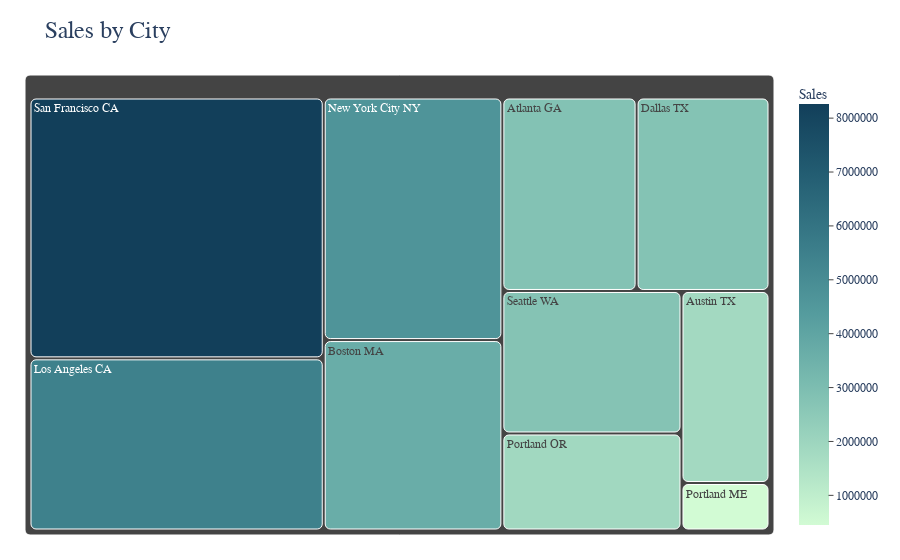

The notebook cell this image was saved under:
### Markdown cell above
### 4. What city has the most revenue?

### Code cell
city_sales = maindf.groupby('City State')['Sales'].sum()
city_data = city_sales.reset_index()
total_sales = city_data['Sales'].sum()
city_data['Percentage Contribution'] = (city_data['Sales'] / total_sales) * 100

hover_template = (
    "<b>%{label}</b><br>"
    "Sales: $%{value:,.2f}<br>"
    "Percentage Contribution: %{customdata[0]:.2f}%<br>"
)


fig = px.treemap(
    city_data,
    path=["City State"],
    values="Sales",
    color="Sales",
    color_continuous_scale="darkmint",
    title="Sales by City",
)


fig.data[0].customdata = city_data[["Percentage Contribution"]].values

fig.update_traces(root_color="white")
fig.update_traces(
    hovertemplate=hover_template,
    hoverinfo="skip",
    marker=dict(cornerradius=5),
)


fig.update_layout(
    margin=dict(t=75, l=25, r=25, b=25),
    title_font=dict(size=24, family="Arial Black"),
    font_family="Arial Black", 
    coloraxis_colorbar=dict(
        title="Sales",
        ticks="outside",
        tickformat=",.f"
    ),
    height=500
)

fig.show()
fig.write_html("sales_by_city_treemap.html")

### Figure 1 — Plotly figure (JSON) as saved in the notebook; plotly's stock layout.template omitted (floating-point values rounded to 4 significant figures)
{"data": [{"branchvalues": "total", "customdata": [[8.105], [5.275], [10.62], [8.025], [15.81], [13.52], [1.304], [5.424], [23.95], [7.966]], "domain": {"x": [0, 1], "y": [0, 1]}, "hoverinfo": "skip", "hovertemplate": "<b>%{label}</b><br>Sales: $%{value:,.2f}<br>Percentage Contribution: %{customdata[0]:.2f}%<br>", "ids": ["Atlanta GA", "Austin TX", "Boston MA", "Dallas TX", "Los Angeles CA", "New York City NY", "Portland ME", "Portland OR", "San Francisco CA", "Seattle WA"], "labels": ["Atlanta GA", "Austin TX", "Boston MA", "Dallas TX", "Los Angeles CA", "New York City NY", "Portland ME", "Portland OR", "San Francisco CA", "Seattle WA"], "marker": {"coloraxis": "coloraxis", "colors": [2795000.0, 1820000.0, 3662000.0, 2768000.0, 5453000.0, 4664000.0, 449800.0, 1871000.0, 8262000.0, 2748000.0], "cornerradius": 5}, "name": "", "parents": ["", "", "", "", "", "", "", "", "", ""], "root": {"color": "white"}, "type": "treemap", "values": [2795000.0, 1820000.0, 3662000.0, 2768000.0, 5453000.0, 4664000.0, 449800.0, 1871000.0, 8262000.0, 2748000.0]}], "layout": {"autosize": true, "coloraxis": {"colorbar": {"tickformat": ",.f", "ticks": "outside", "title": {"text": "Sales"}}, "colorscale": [[0, "rgb(210, 251, 212)"], [0.1667, "rgb(165, 219, 194)"], [0.3333, "rgb(123, 188, 176)"], [0.5, "rgb(85, 156, 158)"], [0.6667, "rgb(58, 124, 137)"], [0.8333, "rgb(35, 93, 114)"], [1, "rgb(18, 63, 90)"]]}, "font": {"family": "Arial Black"}, "legend": {"tracegroupgap": 0}, "margin": {"b": 25, "l": 25, "r": 25, "t": 75}, "title": {"font": {"family": "Arial Black", "size": 24}, "text": "Sales by City"}}}
